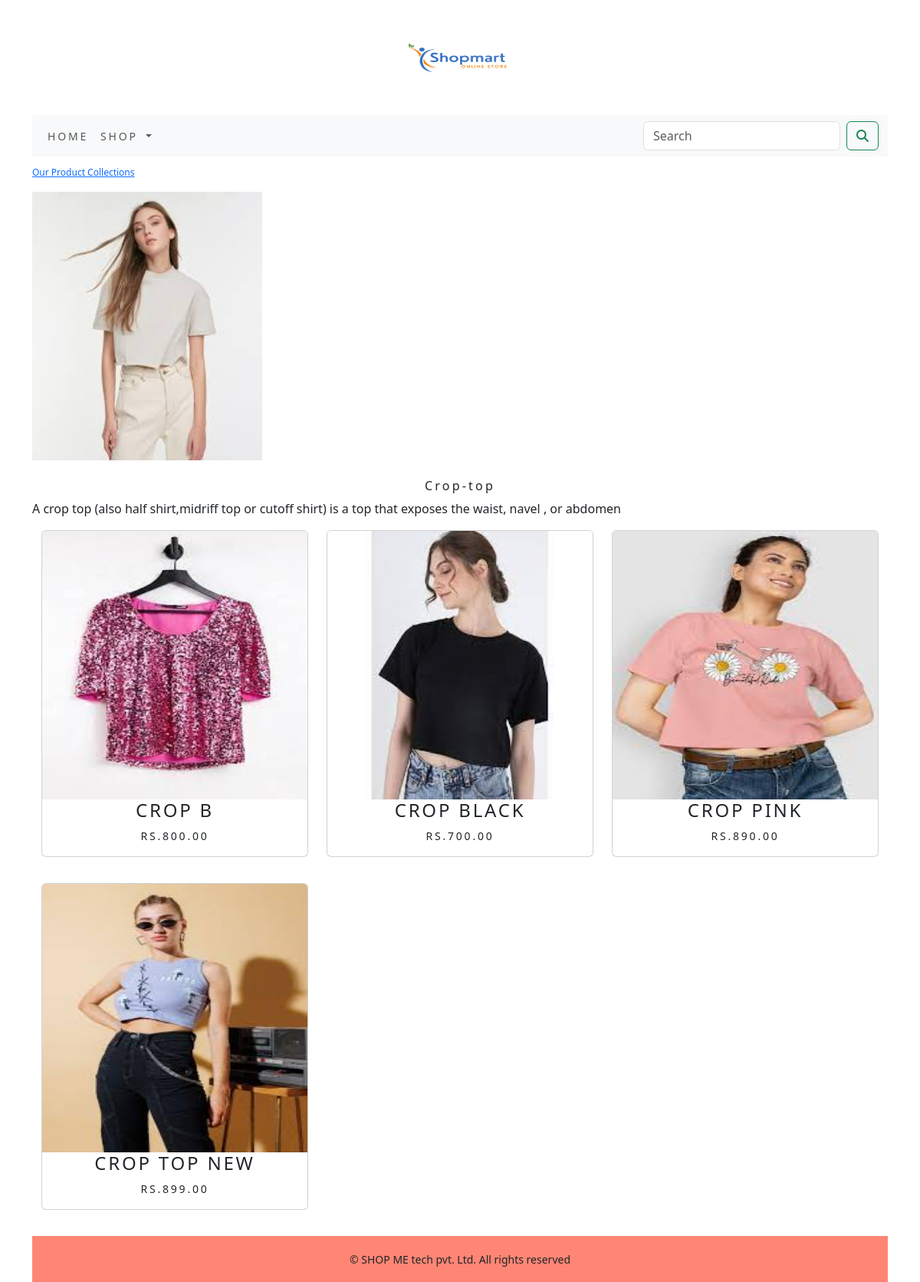
Screenshot of /shop/crop-top/ with the database file from the repository.
### shop/models.py (models this page shows, shortened)
class Category(models.Model):
    name = models.CharField(max_length=250,unique=True)
    slug = models.SlugField(max_length=250,unique=True)
    description = models.TextField(blank=True)
    image = models.ImageField(upload_to='category',blank=True)
    class Meta:
        ordering = ('name',)
        verbose_name = 'category'
        verbose_name_plural = 'categories'
    def get_url(self):
        return reverse('shop:products_by_category',args=[self.slug])

class Product(models.Model):
    name = models.CharField(max_length=250,unique=True)
    slug = models.SlugField(max_length=250,unique=True)
    description = models.TextField(blank=True)
    price = models.DecimalField(max_digits=10,decimal_places=2)
    category = models.ForeignKey(Category,on_delete=models.CASCADE)
    image = models.ImageField(upload_to='product',blank=True)
    stock = models.IntegerField()
    available = models.BooleanField(default=True)
    created = models.DateTimeField(auto_now_add=True)
    updated = models.DateTimeField(auto_now=True)
    class Meta:
        ordering = ('name',)
        verbose_name = 'product'
        verbose_name_plural ='products'
    def get_url(self):
        return reverse('shop:prodCatdetail',args=[self.category.slug,self.slug])

### shop/views.py (the view)
# urls.py: path('',views.allProductCat,name='allProductCat'),
def allProductCat(request,c_slug=None):
    c_page = None
    products_list = None
    if c_slug != None:
        c_page = get_object_or_404(Category,slug=c_slug)
        products_list = Product.objects.all().filter(category = c_page,available = True)
    else:
        products_list = Product.objects.all().filter(available = True)
    paginator = Paginator(products_list,6)
    try:
        page = int(request.GET.get('page','1'))
    except:
        page = 1
    try:
        products = paginator.page(page)
    except (EmptyPage,InvalidPage):
        products = paginator.page(paginator.num_pages)
    return render(request,"category.html",{'category':c_page,'products':products})

### cart/context_processors.py (called while the page is built)
def counter(request):
    item_count = 0
    if 'admin' in request.path:
        return {}
    else:
        try:
            cart = Cart.objects.filter(cart_id=_cart_id(request))
            cart_items = CartItem.objects.all().filter(cart=cart[:1])
            for cart_item in cart_items:
                item_count += cart_item.quantity
        except Cart.DoesNotExist:
            item_count = 0
    return dict(item_count=item_count)

### cart/views.py (called while the page is built)
def _cart_id(request):
    cart = request.session.session_key
    if not cart:
        cart = request.session.create()
    return cart

### shop/context_processors.py (called while the page is built)
def menu_links(request):
    links = Category.objects.all()
    return dict(links=links)

### templates/category.html (shortened to what this page needs)
{% extends 'base.html' %}
{% load static %}
{% block contend %}
    {% if category %}
        <div>
            <div class="row my_row_class">
                <div class="mx_auto">
                <p><a href="{% url 'shop:allProductCat' %}"> Our Product Collections</a></p>
                </div>
            </div>
        </div>
    {% endif %}
        <div class="mx_auto">
            {% if category %}
                <img  src="{{category.image.url}}" alt="{{category.name}}" width="300px" height="350px">
        </div><br>
    <div>
        <h1 class="text-center my_title">{{ category.name }}</h1>
        <p class="text-justify">{{ category.description }}</p>
        {% endif %}
    <div class="container">
        <div class="row mx_auto">
            {% for product in products %}
            <div class="my_bottom_margin col-9 col-sm-12 col-md-4 col-lg-4">
                <div class="card text-center" style="min-width: 18rem;">
                    <a href="{{product.get_url}}"><img class="card-img-top" src="{{product.image.url}}" alt="{{product.name}}" width="300px" height="350px"></a>
                    <div class="nav-item">
                        <h4>{{product.name}}</h4>
                        <p>Rs.{{product.price}}</p>
                    </div>
                </div><br>
            </div>
            {% endfor %}
        </div>
    </div>
{% endblock %}

### static/css/custom.css (style rules this page uses)
.nav-item { letter-spacing: .2em; font-size: 14px; text-transform: uppercase; }
.my_row_class { padding-top :12px; }
.my_row_class .mx_auto { color:#000; font-size : 12px; }
.my_title { font-size:16px; text_transform:uppercase; letter-spacing:.2em; }
.my_bottom_margin { margin-bottom: 10px; }

### rows the page displays
Category: image (picture), name "Crop-top", description "A crop top (also half shirt,midriff top or cutoff shirt) is a top that exposes the waist, navel , or abdomen"
Product: image (picture), name "CROP B", price "800.00"
Product: image (picture), name "CROP BLACK", price "700.00"
Product: image (picture), name "CROP PINK", price "890.00"
Product: image (picture), name "CROP TOP NEW", price "899.00"
